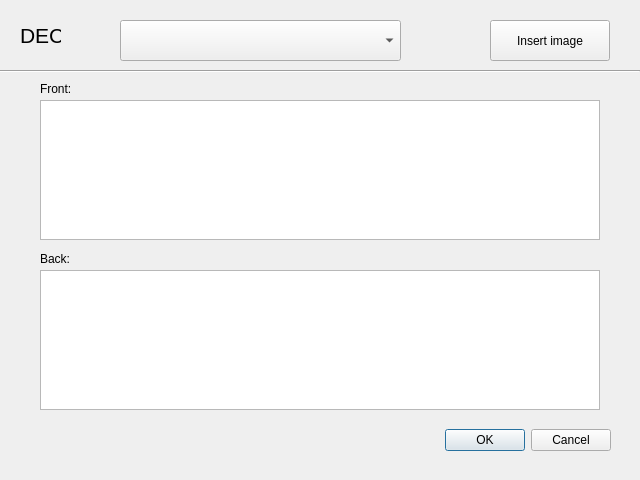
<?xml version="1.0" encoding="UTF-8"?>
<ui version="4.0">
 <class>FlashcardEditor</class>
 <widget class="QDialog" name="FlashcardEditor">
  <property name="geometry">
   <rect>
    <x>0</x>
    <y>0</y>
    <width>640</width>
    <height>480</height>
   </rect>
  </property>
  <property name="windowTitle">
   <string>Dialog</string>
  </property>
  <widget class="QPushButton" name="btn_add_image">
   <property name="geometry">
    <rect>
     <x>490</x>
     <y>20</y>
     <width>120</width>
     <height>41</height>
    </rect>
   </property>
   <property name="focusPolicy">
    <enum>Qt::NoFocus</enum>
   </property>
   <property name="text">
    <string>Insert image</string>
   </property>
  </widget>
  <widget class="QTextEdit" name="txt_front">
   <property name="geometry">
    <rect>
     <x>40</x>
     <y>100</y>
     <width>560</width>
     <height>140</height>
    </rect>
   </property>
  </widget>
  <widget class="QLabel" name="lbl_front_text">
   <property name="geometry">
    <rect>
     <x>40</x>
     <y>80</y>
     <width>41</width>
     <height>17</height>
    </rect>
   </property>
   <property name="text">
    <string>Front:</string>
   </property>
  </widget>
  <widget class="Line" name="line">
   <property name="geometry">
    <rect>
     <x>0</x>
     <y>70</y>
     <width>640</width>
     <height>3</height>
    </rect>
   </property>
   <property name="orientation">
    <enum>Qt::Horizontal</enum>
   </property>
  </widget>
  <widget class="QComboBox" name="cb_decks">
   <property name="geometry">
    <rect>
     <x>120</x>
     <y>20</y>
     <width>281</width>
     <height>41</height>
    </rect>
   </property>
  </widget>
  <widget class="QDialogButtonBox" name="buttonBox">
   <property name="geometry">
    <rect>
     <x>440</x>
     <y>410</y>
     <width>171</width>
     <height>61</height>
    </rect>
   </property>
   <property name="orientation">
    <enum>Qt::Horizontal</enum>
   </property>
   <property name="standardButtons">
    <set>QDialogButtonBox::Cancel|QDialogButtonBox::Ok</set>
   </property>
  </widget>
  <widget class="QTextEdit" name="txt_back">
   <property name="geometry">
    <rect>
     <x>40</x>
     <y>270</y>
     <width>560</width>
     <height>140</height>
    </rect>
   </property>
  </widget>
  <widget class="QLabel" name="lbl_deck">
   <property name="geometry">
    <rect>
     <x>20</x>
     <y>20</y>
     <width>41</width>
     <height>31</height>
    </rect>
   </property>
   <property name="sizePolicy">
    <sizepolicy hsizetype="Fixed" vsizetype="Fixed">
     <horstretch>0</horstretch>
     <verstretch>0</verstretch>
    </sizepolicy>
   </property>
   <property name="font">
    <font>
     <pointsize>16</pointsize>
    </font>
   </property>
   <property name="text">
    <string>DECK</string>
   </property>
  </widget>
  <widget class="QLabel" name="lbl_back_text">
   <property name="geometry">
    <rect>
     <x>40</x>
     <y>250</y>
     <width>41</width>
     <height>17</height>
    </rect>
   </property>
   <property name="text">
    <string>Back:</string>
   </property>
  </widget>
 </widget>
 <tabstops>
  <tabstop>cb_decks</tabstop>
  <tabstop>txt_front</tabstop>
  <tabstop>txt_back</tabstop>
 </tabstops>
 <resources/>
 <connections/>
</ui>
